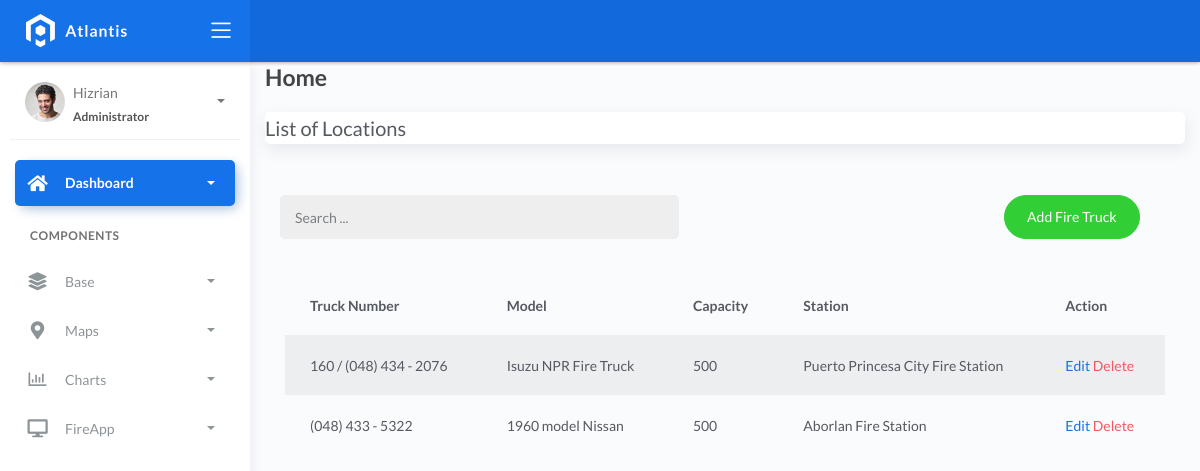
Page /firetruck_list on the earlier database version.
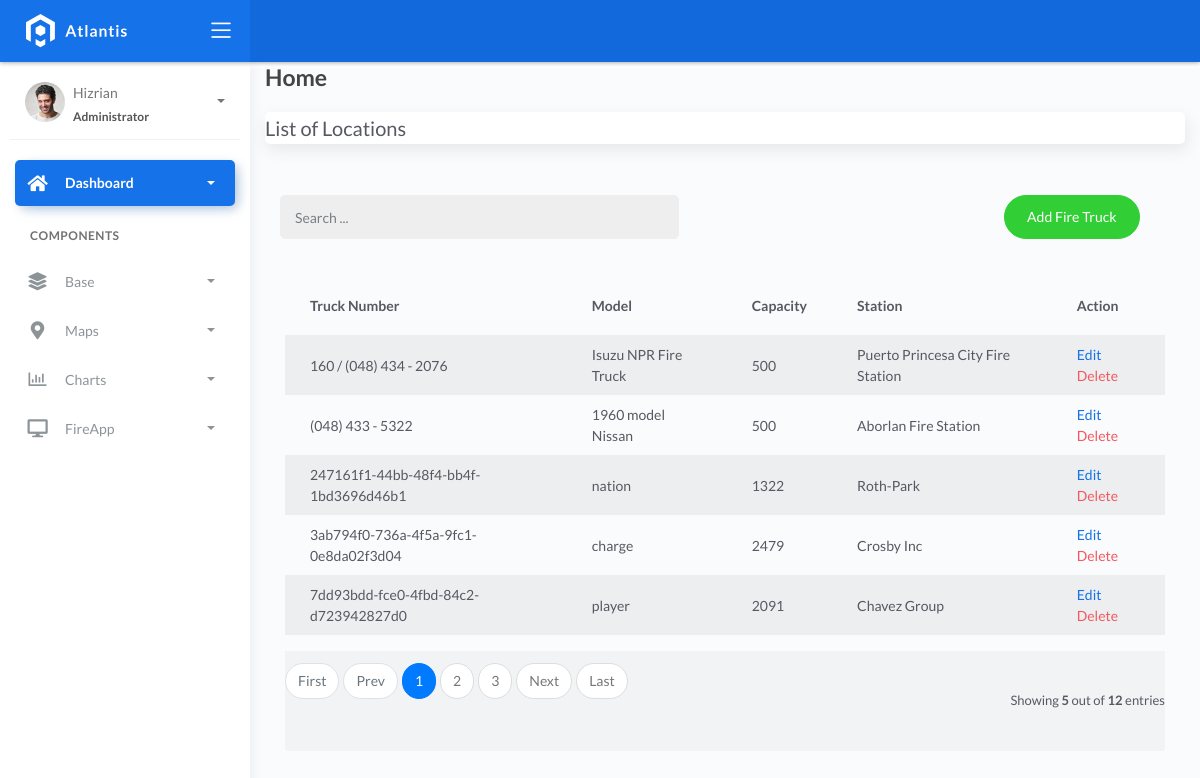
Same page on the later database version.
### fire/models.py (models this page shows)
class BaseModel(models.Model):
    created_at = models.DateTimeField(auto_now_add=True, db_index=True)
    updated_at = models.DateTimeField(auto_now=True)
    class Meta:
        abstract = True

class FireTruck(BaseModel):
    truck_number = models.CharField(max_length=150)
    model = models.CharField(max_length=150)
    capacity = models.CharField(max_length=150)  # water
    station = models.ForeignKey(FireStation, on_delete=models.CASCADE)

class FireStation(BaseModel):
    name = models.CharField(max_length=150)
    latitude = models.DecimalField(
        max_digits=22, decimal_places=16, null=True, blank=True)
    longitude = models.DecimalField(
        max_digits=22, decimal_places=16, null=True, blank=True)
    address = models.CharField(max_length=150)
    city = models.CharField(max_length=150)  # can be in separate table
    country = models.CharField(max_length=150)  # can be in separate table

### fire/views.py (the view)
# urls.py: path('firetruck_list', FireTruckList.as_view(), name='fire-truck'),
class FireTruckList(ListView):
    model = FireTruck
    context_object_name = 'firetruck'
    template_name = 'firetruck_list.html'
    paginate_by = 5

### templates/firetruck_list.html (shortened to what this page needs)
{% extends 'base.html' %} {% load static %} {% block content %}
<div class="content">
    <div class="container-fluid">
        <h4 class="page-title">Home</h4>
        <div class="row">
            <div class="col-md-12">
                <div class="card">
                    <div class="card-title">List of Locations</div>
                </div>
                <br>
                <div class="col-md-12 row">
                    <div class="col-md-6">
                        <form action="" class="navbar-left navbar-form nav-search mr-md-3">
                            <div class="input-group">
                                <input type="text" placeholder="Search ..." class="form-control">
                                <div class="input-group-append">
                                    <span class="input-group-text">
                                    </span>
                                </div>
                            </div>
                        </form>
                    </div>
                    <div class="col-md-6">
                        <div class="pull-right"><a href="{% url 'truck-add' %}" loc-add="" class="btn btn-success btn-rounded">Add Fire Truck</a>
                        </div>
                    </div>
                </div>
                <div class="card-body">
                    <table class="table table-striped mt-3">
                        <thead>
                            <tr>
                                <th scope="col">Truck Number</th>
                                <th scope="col">Model</th>
                                <th scope="col">Capacity</th>
                                <th scope="col">Station</th>
                                <th scope="col">Action</th>
                            </tr>
                        </thead>
                        <tbody>
                            {% for object in object_list %}
                            <tr>
                                <td>{{ object.truck_number }}</td>
                                <td>{{ object.model }}</td>
                                <td>{{ object.capacity }}</td>
                                <td>{{ object.station.name }}</td>
                                <td>
                                    <a href="firetruck_list/{{ object.id }}">Edit</a>
                                    <a href="firetrucl_list/{{ object.id }}/delete" class="text-danger">Delete</a>
                                </td>
                            </tr>
                            {% empty %}
                            <tr>
                                <td colspan="4" style="text-align: center">
                                    <p class="text-sm font-wight-bold mb-0">No Records Found</p>
                                </td>
                            </tr>
                            {% endfor %}
                        </tbody>
                    </table>
                    {% include 'includes/pagination.html' %}
                </div>
            </div>
        </div>
    </div>
</div>
{% endblock %}

### templates/base.html (shortened to what this page needs)
{% load static %}
<!DOCTYPE html>
<html lang="en">
  <head>
    <link rel="stylesheet" href="{% static 'css/bootstrap.min.css' %}" />
    <link rel="stylesheet" href="{% static 'css/atlantis.min.css' %}" />
    <link rel="stylesheet" href="{% static 'css/demo.css' %}" />
  </head>
  <body>
    <div class="wrapper">
      <div class="main-header">
        <div class="logo-header" data-background-color="blue">
          <a href="index.html" class="logo">
            <img src="{% static 'img/logo.svg' %}" alt="navbar brand" class="navbar-brand" />
          </a>
          <div class="nav-toggle">
            <button class="btn btn-toggle toggle-sidebar">
              <i class="icon-menu"></i>
            </button>
          </div>
        </div>
        <nav class="navbar navbar-header navbar-expand-lg" data-background-color="blue2">
        </nav>
      </div>
      <div class="sidebar sidebar-style-2">
        <div class="sidebar-wrapper scrollbar scrollbar-inner">
          <div class="sidebar-content">
            <div class="user">
              <div class="avatar-sm float-left mr-2">
                <img src="{% static 'img/profile.jpg' %}" alt="..." class="avatar-img rounded-circle" />
              </div>
              <div class="info">
                <a data-toggle="collapse" href="#collapseExample" aria-expanded="true">
                  <span>
                    Hizrian
                    <span class="user-level">Administrator</span>
                    <span class="caret"></span>
                  </span>
                </a>
              </div>
            </div>
            <ul class="nav nav-primary">
              <li class="nav-item active">
                <a data-toggle="collapse" href="#dashboard" class="collapsed" aria-expanded="false">
                  <i class="fas fa-home"></i>
                  <p>Dashboard</p>
                  <span class="caret"></span>
                </a>
              </li>
              <li class="nav-section">
                <h4 class="text-section">Components</h4>
              </li>
              <li class="nav-item">
                <a data-toggle="collapse" href="#base">
                  <i class="fas fa-layer-group"></i>
                  <p>Base</p>
                  <span class="caret"></span>
                </a>
              </li>
              <li class="nav-item">
                <a data-toggle="collapse" href="#maps">
                  <i class="fas fa-map-marker-alt"></i>
                  <p>Maps</p>
                  <span class="caret"></span>
                </a>
              </li>
              <li class="nav-item">
                <a data-toggle="collapse" href="#charts">
                  <i class="far fa-chart-bar"></i>
                  <p>Charts</p>
                  <span class="caret"></span>
                </a>
              </li>
              <li class="nav-item">
                <a data-toggle="collapse" href="#FireApp">
                  <i class="fas fa-desktop"></i>
                  <p>FireApp</p>
                  <span class="caret"></span>
                </a>
              </li>
            </ul>
          </div>
        </div>
      </div>
      <div class="main-panel">
        <div class="content">
          {% block content %}
          {% endblock %}
          </div>
        </div>
        <footer class="footer">
          <div class="container-fluid">
            <nav class="pull-left">
              <ul class="nav">
                <li class="nav-item">
                  <a class="nav-link" href="https://www.themekita.com"> ThemeKita </a>
                </li>
                <li class="nav-item">
                  <a class="nav-link" href="#"> Help </a>
                </li>
                <li class="nav-item">
                  <a class="nav-link" href="#"> Licenses </a>
                </li>
              </ul>
            </nav>
            <div class="copyright ml-auto">2018, made with  by <a href="https://www.themekita.com">ThemeKita</a></div>
          </div>
        </footer>
      </div>
  </body>
</html>

### templates/includes/pagination.html (shortened to what this page needs)
{% if is_paginated %}
<div class="card-footer px-0 border-0 d-flex flex-column flex-lg-row align-items-center justify-content-between mt-3">
  <nav aria-label="Topics pagination" class="mb-4">
    <ul class="pagination">
      {% if page_obj.number > 1 %}
      <li class="page-item">
        <a class="page-link" href="?page=1">First</a>
      </li>
      {% else %}
      <li class="page-item disabled">
        <span class="page-link">First</span>
      </li>
      {% endif %} {% if page_obj.has_previous %}
      <li class="page-item">
        <a class="page-link" href="?page={{ page_obj.previous_page_number }}">Prev</a>
      </li>
      {% else %}
      <li class="page-item disabled">
        <span class="page-link">Prev</span>
      </li>
      {% endif %} {% for page_num in paginator.page_range %} {% if page_obj.number == page_num %}
      <li class="page-item active">
        <span class="page-link">
          {{ page_num }}
        </span>
      </li>
      {% elif page_num > page_obj.number|add:'-3' and page_num < page_obj.number|add:'3' %}
      <li class="page-item">
        <a class="page-link" href="?page={{ page_num }}">{{ page_num }}</a>
      </li>
      {% endif %} {% endfor %} {% if page_obj.has_next %}
      <li class="page-item">
        <a class="page-link" href="?page={{ page_obj.next_page_number }}">Next</a>
      </li>
      {% else %}
      <li class="page-item disabled">
        <span class="page-link">Next</span>
      </li>
      {% endif %} {% if page_obj.number != paginator.num_pages %}
      <li class="page-item">
        <a class="page-link" href="?page={{ paginator.num_pages }}">Last</a>
      </li>
      {% else %}
      <li class="page-item disabled">
        <span class="page-link">Last</span>
      </li>
      {% endif %}
    </ul>
  </nav>
  <div class="fw-normal small mt-4 mt-lg-0">Showing <b>{{object_list.count}}</b> out of <b>{{paginator.count}}</b> entries</div>
</div>
{% endif %}

Differences in the rows shown:
added FireTruck: truck_number "247161f1-44bb-48f4-bb4f-1bd3696d46b1", model "nation", capacity "1322", station.name "Roth-Park"
added FireTruck: truck_number "3ab794f0-736a-4f5a-9fc1-0e8da02f3d04", model "charge", capacity "2479", station.name "Crosby Inc"
added FireTruck: truck_number "7dd93bdd-fce0-4fbd-84c2-d723942827d0", model "player", capacity "2091", station.name "Chavez Group"
Other differences:
{{ object_list.count }}: (not shown) → "5"
{{ paginator.count }}: (not shown) → "12"
text now shown: "First Prev Next Last Showing out of entries"
new list line: "1"
new list line: "2"
new list line: "3"
